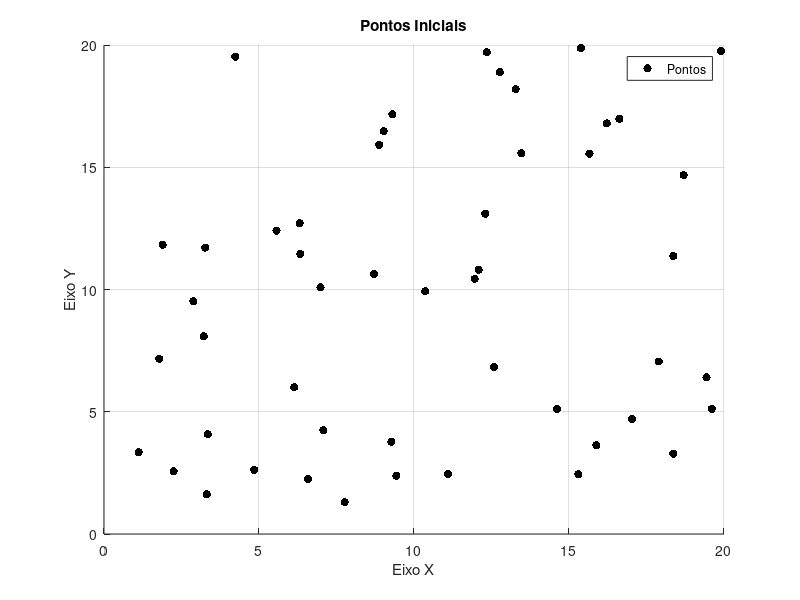
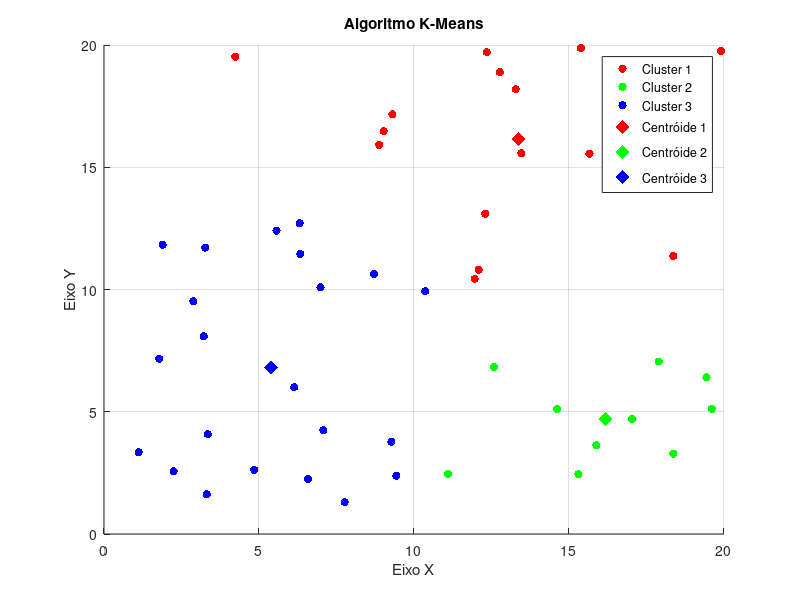

Write MATLAB code to recreate these figures, in order.
% Número máximo de iterações
max_iterations = 100;

% Número total de pontos
size = 50;

% Geração dinâmica do dataset entre 1 e 10:
% De forma geral, podemos gerar n números aleatórios em um
% intervalo [a, b] com a fórmula r = a + (b-a).*rand(N,1)
a = 1; % Valor inicial do intervalo
b = 20; % Valor final do intervalo
values = a + (b-a).*rand(size, 2);

% Número de clusters = 3

% Posicionamento aleatório inicial dos centróides de cada cluster
c1 = a + (b-a).*rand(1, 2);
c2 = a + (b-a).*rand(1, 2);
c3 = a + (b-a).*rand(1, 2);

% Plotando os pontos antes de iniciar o algoritmo
figure;
scatter(values(:,1), values(:,2), 'k', 'filled');
title('Pontos Iniciais');
xlabel('Eixo X');
ylabel('Eixo Y');
legend('Pontos');
grid on;

% Limiar de convergência
tolerance = 1e-6;

for it = 1:max_iterations
    % Calculando a distância euclidiana dos pontos em relação aos centróides
    dis_1 = sqrt(power(values(:, 1) - c1(1), 2) + power(values(:, 2) - c1(2), 2));
    dis_2 = sqrt(power(values(:, 1) - c2(1), 2) + power(values(:, 2) - c2(2), 2));
    dis_3 = sqrt(power(values(:, 1) - c3(1), 2) + power(values(:, 2) - c3(2), 2));
    
    distances = [dis_1, dis_2, dis_3];
    % Em relação a qual centróide, o ponto possui a menor distância?
    
    [~, closestCentroidIndex] = min(distances, [], 2);
    
    % Inicializando arrays para armazenar os clusters
    cluster1 = [];
    cluster2 = [];
    cluster3 = [];
    
    % Preenchendo os arrays com base nos índices dos centróides mais próximos
    for i = 1:length(closestCentroidIndex)
        %fprintf('Ponto %d: (%f, %f) -> Centr. %d\n', i, values(i, 1), values(i, 2), closestCentroidIndex(i));
        if closestCentroidIndex(i) == 1
            cluster1 = [cluster1; values(i, :)];
        elseif closestCentroidIndex(i) == 2
            cluster2 = [cluster2; values(i, :)];
        elseif closestCentroidIndex(i) == 3
            cluster3 = [cluster3; values(i, :)];
        end
    end
    
    %display(cluster1);
    %display(cluster2);
    %display(cluster3);
    
    % Calculando os novos centróides como a média dos pontos em cada cluster
    prev_c1 = c1;
    prev_c2 = c2;
    prev_c3 = c3;
    
    if ~isempty(cluster1)
        c1 = mean(cluster1, 1)
    end
    
    if ~isempty(cluster2)
        c2 = mean(cluster2, 1)
    end
    
    if ~isempty(cluster3)
        c3 = mean(cluster3, 1)
    end
    
    % Verificando a convergência usando norma da diferença
    if norm(c1 - prev_c1) < tolerance && norm(c2 - prev_c2) < tolerance && norm(c3 - prev_c3) < tolerance
        disp('Houve convergência!');
        break;
    end

end

    % Plotando os clusters e os centróides
figure;
hold on;
scatter(cluster1(:,1), cluster1(:,2), 'r', 'filled');
scatter(cluster2(:,1), cluster2(:,2), 'g', 'filled');
scatter(cluster3(:,1), cluster3(:,2), 'b', 'filled');
scatter(c1(1), c1(2), 100, 'r', 'd', 'filled');
scatter(c2(1), c2(2), 100, 'g', 'd', 'filled');
scatter(c3(1), c3(2), 100, 'b', 'd', 'filled');
title('Algoritmo K-Means');
xlabel('Eixo X');
ylabel('Eixo Y');
legend('Cluster 1', 'Cluster 2', 'Cluster 3', 'Centróide 1', 'Centróide 2', 'Centróide 3');
grid on;
hold off;